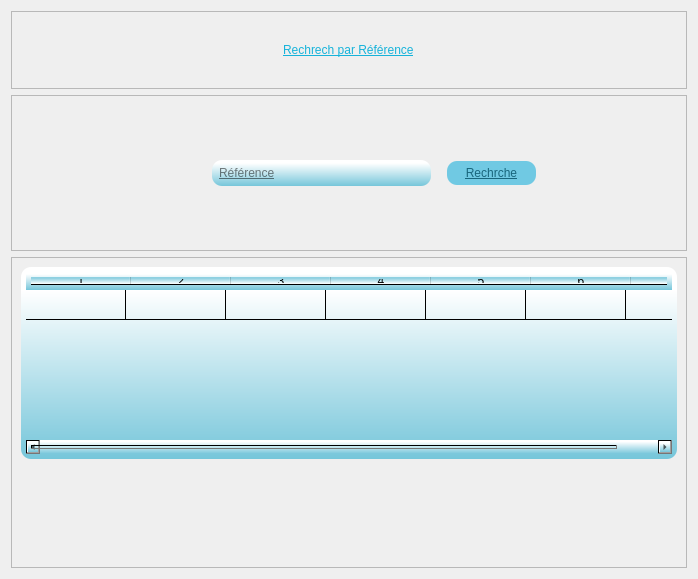
<?xml version="1.0" encoding="UTF-8"?>
<ui version="4.0">
 <class>Dialog</class>
 <widget class="QDialog" name="Dialog">
  <property name="geometry">
   <rect>
    <x>0</x>
    <y>0</y>
    <width>698</width>
    <height>579</height>
   </rect>
  </property>
  <property name="windowTitle">
   <string>Dialog</string>
  </property>
  <property name="styleSheet">
   <string notr="true">background-image: url(b.png);</string>
  </property>
  <layout class="QVBoxLayout" name="verticalLayout" stretch="1,2,4">
   <item>
    <widget class="QFrame" name="frame">
     <property name="frameShape">
      <enum>QFrame::StyledPanel</enum>
     </property>
     <property name="frameShadow">
      <enum>QFrame::Raised</enum>
     </property>
     <layout class="QHBoxLayout" name="horizontalLayout">
      <item alignment="Qt::AlignHCenter">
       <widget class="QLabel" name="label">
        <property name="styleSheet">
         <string notr="true">font: 18pt &quot;Bauhaus 93&quot;;
text-decoration: underline;
color: qlineargradient(spread:pad, x1:1, y1:1, x2:1, y2:0.12, stop:0 rgba(22, 179, 218, 255), stop:1 rgba(255, 255, 255, 255));</string>
        </property>
        <property name="text">
         <string>Rechrech par Référence</string>
        </property>
       </widget>
      </item>
     </layout>
    </widget>
   </item>
   <item>
    <widget class="QFrame" name="frame_2">
     <property name="frameShape">
      <enum>QFrame::StyledPanel</enum>
     </property>
     <property name="frameShadow">
      <enum>QFrame::Raised</enum>
     </property>
     <layout class="QHBoxLayout" name="horizontalLayout_2" stretch="2,1">
      <property name="leftMargin">
       <number>200</number>
      </property>
      <property name="rightMargin">
       <number>140</number>
      </property>
      <item>
       <widget class="QLineEdit" name="lineEdit">
        <property name="styleSheet">
         <string notr="true">font: bold 12px/25px Arial, sans-serif;  
border-radius: 10px;
color: rgb(0, 0, 0);

background-color: qlineargradient(spread:pad, x1:1, y1:1, x2:1, y2:0.12, stop:0 rgba(118, 198, 218, 255), stop:1 rgba(255, 255, 255, 255));

padding:5;
font: 11pt &quot;Malgun Gothic&quot;;
text-decoration: underline;</string>
        </property>
        <property name="inputMask">
         <string/>
        </property>
        <property name="placeholderText">
         <string>Référence</string>
        </property>
       </widget>
      </item>
      <item>
       <widget class="QPushButton" name="pushButton">
        <property name="cursor">
         <cursorShape>PointingHandCursor</cursorShape>
        </property>
        <property name="styleSheet">
         <string notr="true">  margin: 10px;
font: bold 12px/25px Arial, sans-serif;  
border-radius: 10px;
color: #19667d;
background: #70c9e3;
padding:5;
font: 14pt &quot;Impact&quot;;
text-decoration: underline;</string>
        </property>
        <property name="text">
         <string>Rechrche</string>
        </property>
       </widget>
      </item>
     </layout>
    </widget>
   </item>
   <item>
    <widget class="QFrame" name="frame_3">
     <property name="frameShape">
      <enum>QFrame::StyledPanel</enum>
     </property>
     <property name="frameShadow">
      <enum>QFrame::Raised</enum>
     </property>
     <layout class="QHBoxLayout" name="horizontalLayout_3">
      <item alignment="Qt::AlignTop">
       <widget class="QTableWidget" name="tableWidget">
        <property name="styleSheet">
         <string notr="true">font: bold 12px/25px Arial, sans-serif;  
border-radius: 10px;
color: rgb(0, 0, 0);

background-color: qlineargradient(spread:pad, x1:1, y1:1, x2:1, y2:0.12, stop:0 rgba(118, 198, 218, 255), stop:1 rgba(255, 255, 255, 255));

padding:5;
font: 11pt &quot;Malgun Gothic&quot;;
text-decoration: underline;</string>
        </property>
        <property name="verticalScrollMode">
         <enum>QAbstractItemView::ScrollPerPixel</enum>
        </property>
        <property name="horizontalScrollMode">
         <enum>QAbstractItemView::ScrollPerPixel</enum>
        </property>
        <property name="rowCount">
         <number>1</number>
        </property>
        <property name="columnCount">
         <number>7</number>
        </property>
        <attribute name="verticalHeaderVisible">
         <bool>false</bool>
        </attribute>
        <row/>
        <column/>
        <column/>
        <column/>
        <column/>
        <column/>
        <column/>
        <column/>
        <item row="0" column="0">
         <property name="text">
          <string/>
         </property>
        </item>
       </widget>
      </item>
     </layout>
    </widget>
   </item>
  </layout>
 </widget>
 <resources/>
 <connections/>
</ui>
